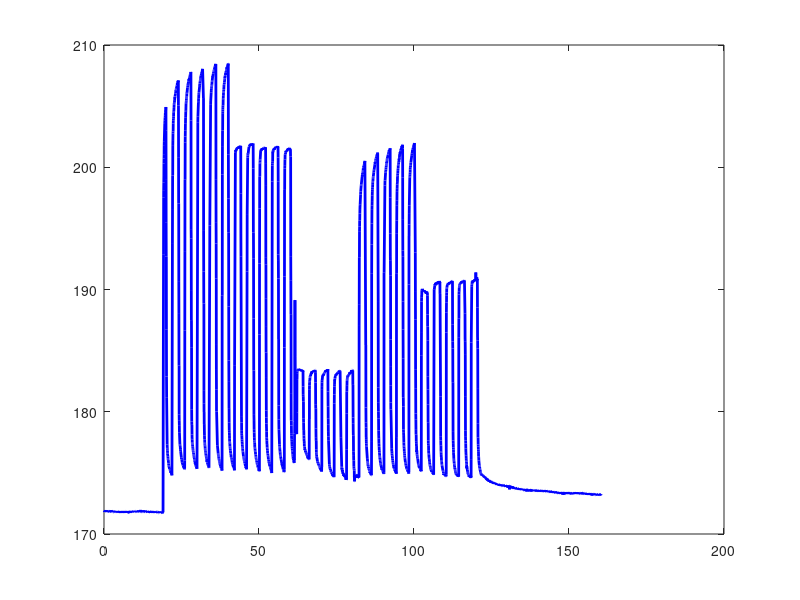

Recreate this plot in MATLAB. (Note: this script raises an error after producing the figure.)
load('closedLoopFirst50.mat');
plot(times, y(:,1)/1000, 'color', 'b', 'linewidth', 2);
my_defaults();
xlabel('Time (s)');
ylabel('Resistance (k\Omega)');
xlim([0 130]);
set(gcf, 'Position', [557.8000  587.4000  796.0000  270.6000]);